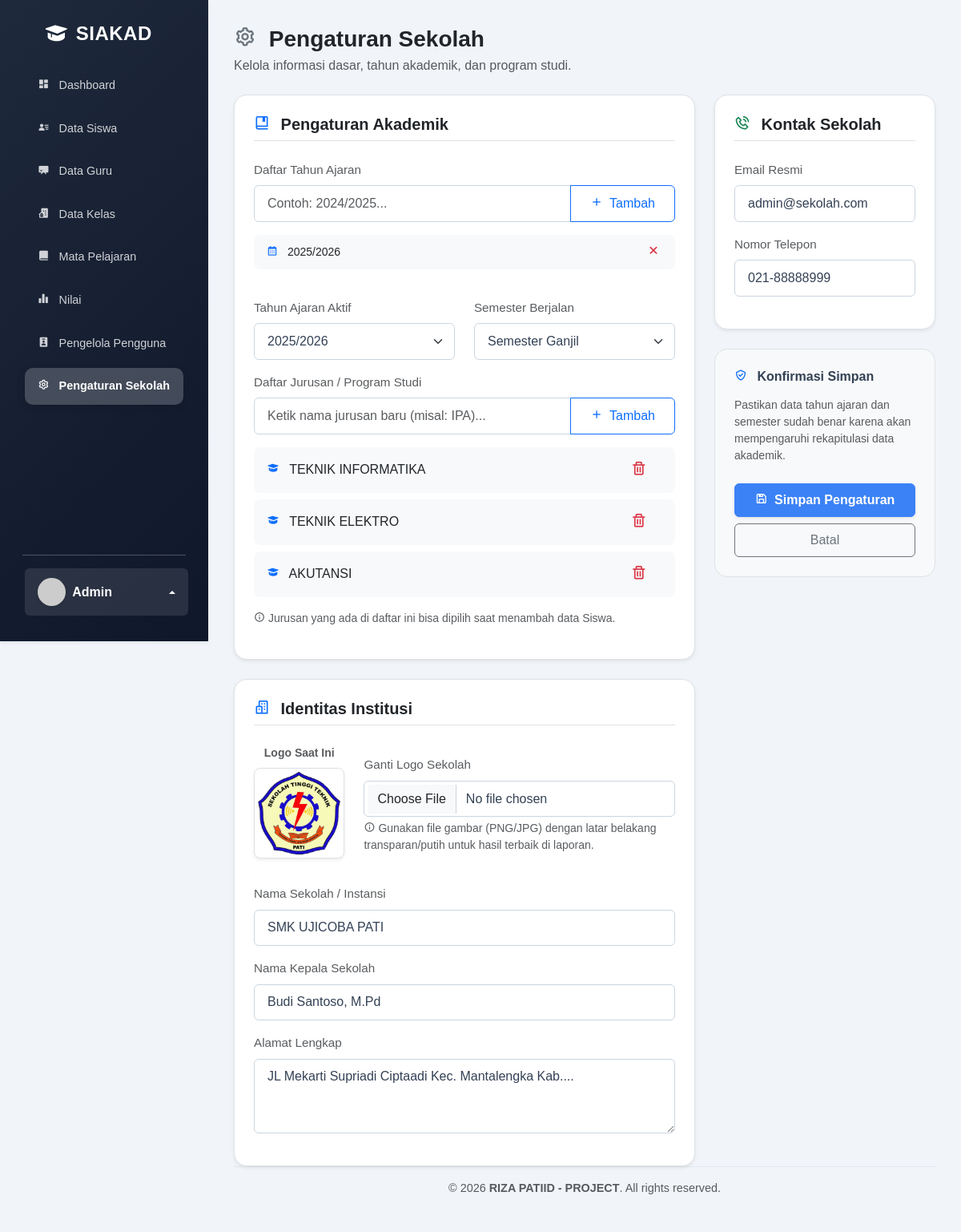
The page /pages/pengaturan.php (signed in) on the database its author committed.
### tables this page shows
CREATE TABLE IF NOT EXISTS pengaturan_sekolah (
    id INT AUTO_INCREMENT PRIMARY KEY,
    nama_sekolah VARCHAR(100) NOT NULL,
    tahun_ajaran VARCHAR(20) NOT NULL,
    daftar_tahun_ajaran TEXT,
    semester ENUM('Ganjil', 'Genap') DEFAULT 'Ganjil',
    daftar_jurusan TEXT,
    kepala_sekolah VARCHAR(100),
    email VARCHAR(100),
    telepon VARCHAR(20),
    alamat TEXT,
    logo VARCHAR(255) DEFAULT NULL
);

### pages/pengaturan.php (the view, shortened to what this page needs)
<?php
include '../config/db.php';
$conn->query("ALTER TABLE pengaturan_sekolah ADD COLUMN IF NOT EXISTS daftar_tahun_ajaran TEXT");
$conn->query("ALTER TABLE pengaturan_sekolah ADD COLUMN IF NOT EXISTS logo VARCHAR(255)");
$result = $conn->query("SELECT * FROM pengaturan_sekolah WHERE id=1");
$p = $result->fetch_assoc();
include '../layouts/header.php';
?>
<div class="container-fluid bg-transparent p-0">
    <div class="d-flex justify-content-between align-items-center mb-4">
        <div>
            <h3 class="fw-bold mb-1 text-dark"><i class='bx bx-cog text-secondary me-2'></i> Pengaturan Sekolah</h3>
            <p class="text-muted mb-0">Kelola informasi dasar, tahun akademik, dan program studi.</p>
        </div>
    </div>
    <form method="POST" enctype="multipart/form-data">
        <div class="row g-4">
            <div class="col-12 col-lg-8">
                <div class="bg-white p-4 rounded-4 border shadow-sm mb-4">
                    <h5 class="fw-bold text-dark mb-4 pb-2 border-bottom"><i class='bx bx-book-bookmark text-primary me-2'></i> Pengaturan Akademik</h5>
                    <div class="row">
                        <div class="col-md-12 mb-3">
                            <label class="form-label fw-medium text-muted">Daftar Tahun Ajaran</label>
                            <div class="input-group mb-3">
                                <input type="text" id="inputNewTahun" class="form-control" placeholder="Contoh: 2024/2025..." onkeypress="if(event.key === 'Enter') { event.preventDefault(); addTahun(); }">
                                <button type="button" class="btn btn-outline-primary fw-medium px-4" onclick="addTahun()"><i class='bx bx-plus me-1'></i> Tambah</button>
                            </div>
                            <ul class="list-group mb-3" id="listTahun" style="max-height: 150px; overflow-y: auto;">
                            </ul>
                        </div>
                        <div class="col-md-6 mb-3">
                            <label class="form-label fw-medium text-muted">Tahun Ajaran Aktif</label>
                            <select name="tahun_ajaran" id="selectTahunAktif" class="form-select" required>
                            </select>
                        </div>
                        <div class="col-md-6 mb-3">
                            <label class="form-label fw-medium text-muted">Semester Berjalan</label>
                            <select name="semester" class="form-select" required>
                                <option value="Ganjil" <?php echo $p['semester'] == 'Ganjil' ? 'selected' : ''; ?>>Semester Ganjil</option>
                            </select>
                        </div>
                        <div class="col-12 mb-3">
                            <label class="form-label fw-medium text-muted">Daftar Jurusan / Program Studi</label>
                            <div class="input-group mb-3">
                                <input type="text" id="inputNewJurusan" class="form-control" placeholder="Ketik nama jurusan baru (misal: IPA)..." onkeypress="if(event.key === 'Enter') { event.preventDefault(); addJurusan(); }">
                                <button type="button" class="btn btn-outline-primary fw-medium px-4" onclick="addJurusan()"><i class='bx bx-plus me-1'></i> Tambah</button>
                            </div>
                            <ul class="list-group" id="listJurusan" style="max-height: 200px; overflow-y: auto;">
                            </ul>
                            <small class="text-muted d-block mt-2"><i class='bx bx-info-circle'></i> Jurusan yang ada di daftar ini bisa dipilih saat menambah data Siswa.</small>
                        </div>
                    </div>
                </div>
                <div class="bg-white p-4 rounded-4 border shadow-sm">
                    <h5 class="fw-bold text-dark mb-4 pb-2 border-bottom"><i class='bx bx-buildings text-primary me-2'></i> Identitas Institusi</h5>
                    <div class="row mb-4 align-items-center">
                        <div class="col-md-3 text-center mb-3 mb-md-0">
                            <div class="mb-2">
                                <label class="small fw-bold text-muted d-block mb-2">Logo Saat Ini</label>
                                <?php if (!empty($p['logo'])): ?>
                                    <img src="../<?php echo $p['logo']; ?>" class="img-thumbnail shadow-sm rounded-3" style="max-height: 120px; object-fit: contain;">
                                <?php else: ?>
                                    <div class="bg-light border rounded-3 d-flex align-items-center justify-content-center text-muted mx-auto" style="width: 120px; height: 120px;">
                                        <i class='bx bx-image-alt fs-1'></i>
                                    </div>
                                <?php endif; ?>
                            </div>
                        </div>
                        <div class="col-md-9">
                            <label class="form-label fw-medium text-muted">Ganti Logo Sekolah</label>
                            <input type="file" name="logo" class="form-control" accept="image/*">
                            <small class="text-muted mt-1 d-block"><i class='bx bx-info-circle'></i> Gunakan file gambar (PNG/JPG) dengan latar belakang transparan/putih untuk hasil terbaik di laporan.</small>
                        </div>
                    </div>
                    <div class="mb-3">
                        <label class="form-label fw-medium text-muted">Nama Sekolah / Instansi</label>
                        <input type="text" name="nama_sekolah" class="form-control" value="<?php echo $p['nama_sekolah']; ?>" required>
                    </div>
                    <div class="mb-3">
                        <label class="form-label fw-medium text-muted">Nama Kepala Sekolah</label>
                        <input type="text" name="kepala_sekolah" class="form-control" value="<?php echo $p['kepala_sekolah']; ?>" required>
                    </div>
                    <div class="mb-3">
                        <label class="form-label fw-medium text-muted">Alamat Lengkap</label>
                        <textarea name="alamat" class="form-control" rows="3" required><?php echo $p['alamat']; ?></textarea>
                    </div>
                </div>
            </div>
            <div class="col-12 col-lg-4">
                <div class="bg-white p-4 rounded-4 border shadow-sm mb-4">
                    <h5 class="fw-bold text-dark mb-4 pb-2 border-bottom"><i class='bx bx-phone-call text-success me-2'></i> Kontak Sekolah</h5>
                    <div class="mb-3">
                        <label class="form-label fw-medium text-muted">Email Resmi</label>
                        <input type="email" name="email" class="form-control" value="<?php echo $p['email']; ?>" required>
                    </div>
                    <div class="mb-3">
                        <label class="form-label fw-medium text-muted">Nomor Telepon</label>
                        <input type="text" name="telepon" class="form-control" value="<?php echo $p['telepon']; ?>" required>
                    </div>
                </div>
                <div class="bg-light p-4 rounded-4 border">
                    <h6 class="fw-bold mb-3"><i class='bx bx-check-shield text-primary me-2'></i> Konfirmasi Simpan</h6>
                    <p class="text-muted small mb-4">Pastikan data tahun ajaran dan semester sudah benar karena akan mempengaruhi rekapitulasi data akademik.</p>
                    <button type="submit" class="btn btn-primary w-100 py-2 fw-bold shadow-sm mb-2"><i class='bx bx-save me-1'></i> Simpan Pengaturan</button>
                    <a href="dashboard.php" class="btn btn-outline-secondary w-100 py-2 fw-medium">Batal</a>
                </div>
            </div>
        </div>
    </form>
</div>
<?php include '../layouts/footer.php'; ?>

### assets/css/style.css (style rules this page uses)
:root { --primary-color: #1e293b; --secondary-color: #0f172a; --accent-color: #3b82f6; --success-color: #10b981; --dark-color: #1e293b; --light-color: #f8fafc; --bg-color: #f1f5f9; --text-color: #334155; --card-bg: #ffffff; }
body { font-family: 'Poppins', sans-serif; background-color: var(--bg-color); color: var(--text-color); }
.btn { border-radius: 6px; font-weight: 500; padding: 0.5rem 1.2rem; transition: all 0.2s ease; }
.btn-primary { background-color: var(--accent-color); border-color: var(--accent-color); color: white; }
.form-control, .form-select { border-radius: 6px; padding: 0.6rem 1rem; border: 1px solid #cbd5e1; color: var(--text-color); transition: all 0.2s ease; }
label { font-weight: 500; margin-bottom: 0.4rem; color: #475569; font-size: 0.95rem; }

### rows shown on the page
pengaturan_sekolah: semester "Semester Ganjil", logo (picture), nama_sekolah "SMK UJICOBA PATI", kepala_sekolah "Budi Santoso, M.Pd", alamat "JL Mekarti Supriadi Ciptaadi Kec. Mantalengka Kab....", email "admin@sekolah.com", telepon "021-88888999"

### other values the page prints
$user_display_name "Admin"
